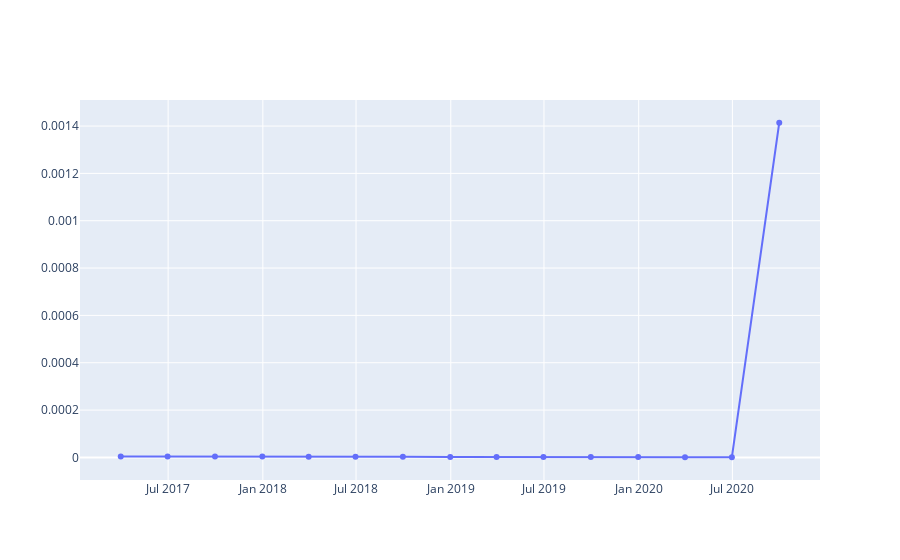

Write notebook code for a chart like this one.
### Markdown cell above
## 去掉商誉的有息负债率

### Code cell
fig = go.Figure()
fig.add_trace(go.Scatter(x=data_df.index, y=data_df['debts_yx'] / (data_df['total_assets'] - data_df['goodwill']),name='除商誉的有息负债率'))
fig.show()

### Figure 1 — Plotly figure (JSON) as saved in the notebook; plotly's stock layout.template omitted (floating-point values rounded to 4 significant figures)
{"data": [{"name": "除商誉的有息负债率", "type": "scatter", "x": ["2017-03-31", "2017-06-30", "2017-09-30", "2017-12-31", "2018-03-31", "2018-06-30", "2018-09-30", "2018-12-31", "2019-03-31", "2019-06-30", "2019-09-30", "2019-12-31", "2020-03-31", "2020-06-30", "2020-09-30"], "y": [3.773e-06, 4.064e-06, 3.703e-06, 3.384e-06, 3.299e-06, 2.659e-06, 2.429e-06, 2.213e-06, 1.472e-06, 1.616e-06, 1.58e-06, 1.368e-06, 7.017e-07, 7.939e-07, 0.001414]}], "layout": {}}
